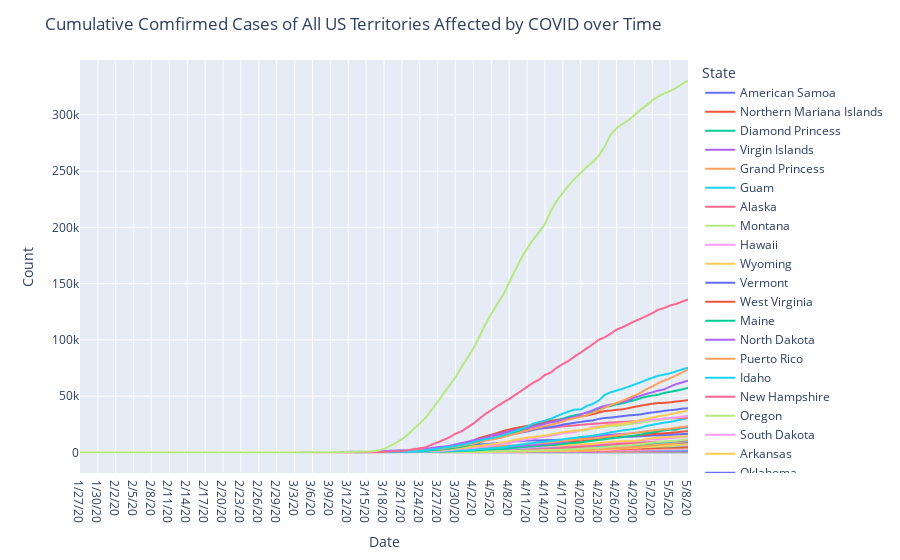

The cell this chart's notebook holds for it:
### Code cell
all_states = reformat(states)

fig = px.line(all_states, x='Date', y='Count', color='State')
fig.update_layout(title='Cumulative Comfirmed Cases of All US Territories Affected by COVID over Time')
fig.show()
